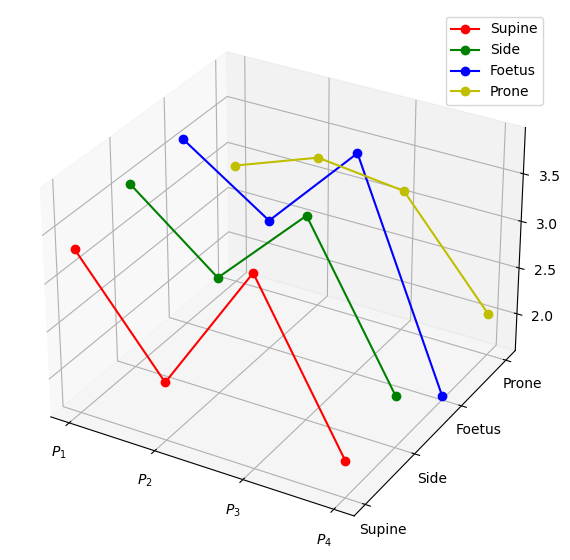

The Python source for this figure:
import matplotlib.pyplot as plt
import numpy as np

# Data from the image
labels = ['P1', 'P2', 'P3', 'P4']
supine = [3.32, 2.21, 3.61, 1.98]
side = [3.55, 2.83, 3.73, 2.14]
foetus = [3.59, 2.98, 3.93, 1.64]
prone = [2.89, 3.22, 3.11, 2.04]

# Number of groups
x = np.arange(len(labels))
y = np.array([0, 1, 2, 3])  # Supine, Side, Foetus, Prone
x, y = np.meshgrid(x, y)

# Flatten the arrays for 3D plotting
x = x.flatten()
y = y.flatten()
z = np.zeros_like(x)

# Heights (pressure values) for each point
height = np.array([supine, side, foetus, prone]).flatten()

# Colors for each sleeping position
colors = ['r', 'g', 'b', 'y']  # Supine, Side, Foetus, Prone

# Create a 3D line plot with larger figure size
fig = plt.figure(figsize=(7, 6))
ax = fig.add_subplot(111, projection='3d')

# Plotting the lines for each sleeping position with different colors
for i, color in enumerate(colors):
    ax.plot(x[y == i], y[y == i], height[y == i], color=color, label=['Supine', 'Side', 'Foetus', 'Prone'][i], marker='o')

# Setting labels and ticks
ax.set_xticks(np.arange(len(labels)))
ax.set_xticklabels([r'$P_1$', r'$P_2$', r'$P_3$', r'$P_4$'])

ax.set_yticks(np.arange(4))
ax.set_yticklabels(['Supine', 'Side', 'Foetus', 'Prone'])

ax.legend()

# Adjust layout to minimize blank spaces
plt.subplots_adjust(left=0.01, right=0.95, top=0.95, bottom=0.05)
plt.savefig('yali.png', format='png', bbox_inches='tight', dpi=100)
# Show plot
plt.show()
